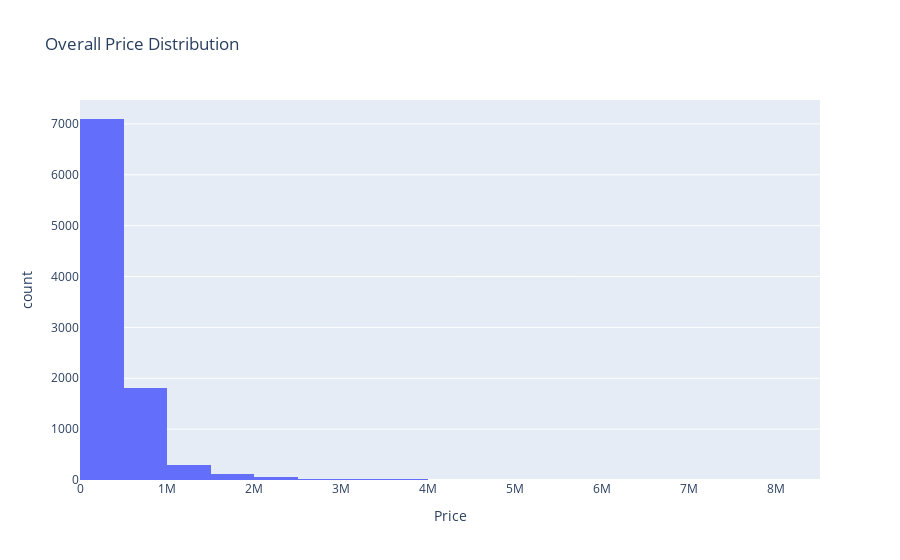
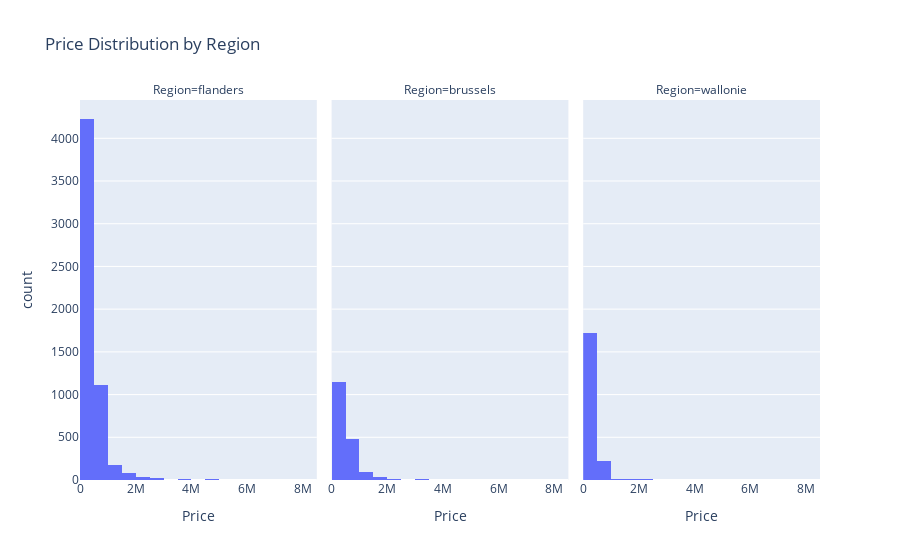

Write notebook code for charts like these, in order.
### Markdown cell above
Started using plotly, to me it is beter to have interactive plots

### Code cell
fig1 = px.histogram(df, x='Price', nbins=30, title='Overall Price Distribution')

# Price distribution for each region
fig2 = px.histogram(df, x='Price', nbins=30, facet_col='Region', title='Price Distribution by Region')

# Display the plots
fig1.show()
fig2.show()

### Figure 1 — Plotly figure (JSON) as saved in the notebook; plotly's stock layout.template omitted (floating-point values rounded to 4 significant figures; data arrays with more than 128 entries replaced by an {"elided": "..."} marker saying what was removed)
{"data": [{"alignmentgroup": "True", "bingroup": "x", "hovertemplate": "Price=%{x}<br>count=%{y}<extra></extra>", "legendgroup": "", "marker": {"color": "#636efa", "pattern": {"shape": ""}}, "name": "", "nbinsx": 30, "offsetgroup": "", "orientation": "v", "showlegend": false, "type": "histogram", "x": {"elided": "9452 int values"}, "xaxis": "x", "yaxis": "y"}], "layout": {"barmode": "relative", "legend": {"tracegroupgap": 0}, "title": {"text": "Overall Price Distribution"}, "xaxis": {"anchor": "y", "domain": [0, 1], "title": {"text": "Price"}}, "yaxis": {"anchor": "x", "domain": [0, 1], "title": {"text": "count"}}}}

### Figure 2 — Plotly figure (JSON) as saved in the notebook; plotly's stock layout.template omitted (floating-point values rounded to 4 significant figures; data arrays with more than 128 entries replaced by an {"elided": "..."} marker saying what was removed)
{"data": [{"alignmentgroup": "True", "bingroup": "x", "hovertemplate": "Region=flanders<br>Price=%{x}<br>count=%{y}<extra></extra>", "legendgroup": "", "marker": {"color": "#636efa", "pattern": {"shape": ""}}, "name": "", "nbinsx": 30, "offsetgroup": "", "orientation": "v", "showlegend": false, "type": "histogram", "x": {"elided": "5687 int values"}, "xaxis": "x", "yaxis": "y"}, {"alignmentgroup": "True", "bingroup": "x", "hovertemplate": "Region=brussels<br>Price=%{x}<br>count=%{y}<extra></extra>", "legendgroup": "", "marker": {"color": "#636efa", "pattern": {"shape": ""}}, "name": "", "nbinsx": 30, "offsetgroup": "", "orientation": "v", "showlegend": false, "type": "histogram", "x": {"elided": "1790 int values"}, "xaxis": "x2", "yaxis": "y2"}, {"alignmentgroup": "True", "bingroup": "x", "hovertemplate": "Region=wallonie<br>Price=%{x}<br>count=%{y}<extra></extra>", "legendgroup": "", "marker": {"color": "#636efa", "pattern": {"shape": ""}}, "name": "", "nbinsx": 30, "offsetgroup": "", "orientation": "v", "showlegend": false, "type": "histogram", "x": {"elided": "1975 int values"}, "xaxis": "x3", "yaxis": "y3"}], "layout": {"annotations": [{"font": {}, "showarrow": false, "text": "Region=flanders", "x": 0.16, "xanchor": "center", "xref": "paper", "y": 1, "yanchor": "bottom", "yref": "paper"}, {"font": {}, "showarrow": false, "text": "Region=brussels", "x": 0.5, "xanchor": "center", "xref": "paper", "y": 1, "yanchor": "bottom", "yref": "paper"}, {"font": {}, "showarrow": false, "text": "Region=wallonie", "x": 0.84, "xanchor": "center", "xref": "paper", "y": 1, "yanchor": "bottom", "yref": "paper"}], "barmode": "relative", "legend": {"tracegroupgap": 0}, "title": {"text": "Price Distribution by Region"}, "xaxis": {"anchor": "y", "domain": [0, 0.32], "title": {"text": "Price"}}, "xaxis2": {"anchor": "y2", "domain": [0.34, 0.66], "matches": "x", "title": {"text": "Price"}}, "xaxis3": {"anchor": "y3", "domain": [0.68, 1.0], "matches": "x", "title": {"text": "Price"}}, "yaxis": {"anchor": "x", "domain": [0, 1], "title": {"text": "count"}}, "yaxis2": {"anchor": "x2", "domain": [0, 1], "matches": "y", "showticklabels": false}, "yaxis3": {"anchor": "x3", "domain": [0, 1], "matches": "y", "showticklabels": false}}}
